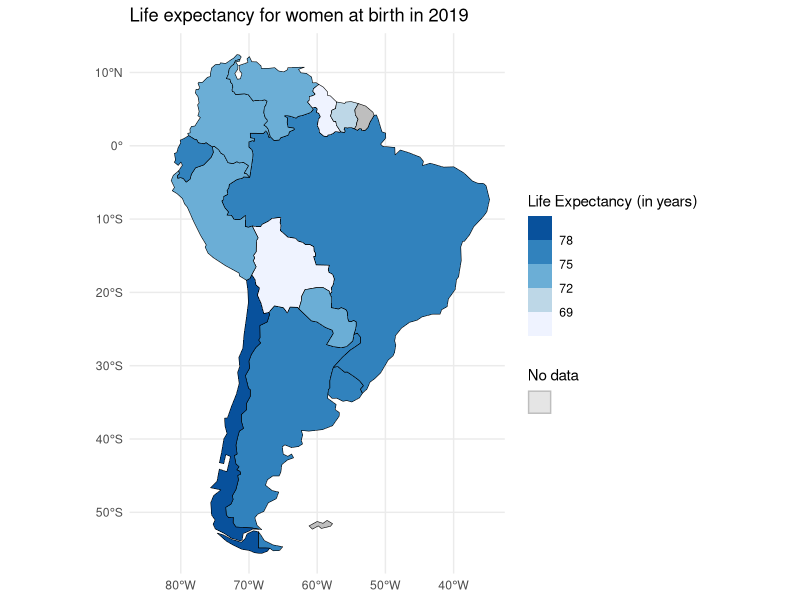

Write the R code that produced this figure.
library(sf)
library(spData)
library(ggplot2)
library(dplyr)
library(stringr)

data("world")

life_exp <- read.csv('life_exp.csv') %>%
  select(1, 2, 5) %>%
  rename(
    name = 1,
    year = 2,
    life_expectancy_at_birth = 3
  ) %>% 
  filter(year == ' 2019') %>% 
  mutate(year = as.numeric(year)) %>% 
  mutate(name = case_when(
    str_detect(name, "Bolivia") ~ "Bolivia",
    str_detect(name, "Venezuela") ~ "Venezuela",
    TRUE ~ name))

south_am_fr <- world %>% 
  filter(continent == "South America" | iso_a2 == "FR") %>% 
  left_join(life_exp, by = join_by(name_long == name)) 
  
ggplot(data = south_am_fr) +
  geom_sf(aes(fill = lifeExp, colour = "")) +
  scale_fill_fermenter(palette = 1,
                       trans = "log", 
                       direction = 1,
                       na.value = "gray")+
  scale_colour_manual(values = "black")+
  guides(colour=guide_legend("No data", override.aes=list(colour="gray")))+
  theme_minimal() +
  labs(fill = "Life Expectancy (in years)")+
  coord_sf(xlim = c(-85, -35), ylim = c(-55, 12))+
  ggtitle("Life expectancy for women at birth in 2019") 
  
